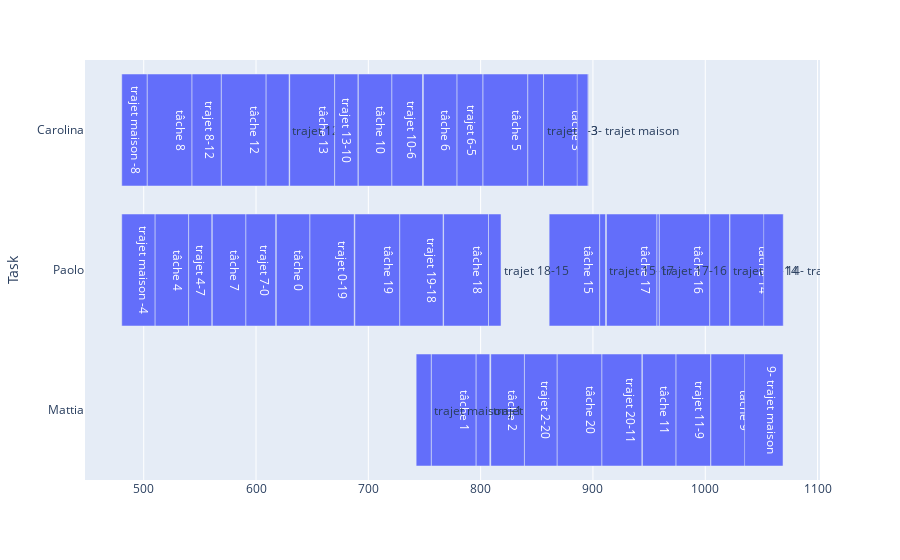

This figure's notebook cell:
### Code cell
import plotly.express as px
import pandas as pd

# plotting the working tasks
liste=[]
for i in range(number_of_ressources):
    for j in range(number_of_tasks):
        if round(x[(j,i)].x):
            start=int(s[j].x)
            end=(int(s[j].x)+tasks[L_tasks[j]].duration)
            liste.append(dict(Task=L_ressources[i], Start=start, Finish=end, Resource="executing task",J="tâche "+str(j)))

# plotting the transports
for a in range(number_of_tasks):
    for b in range(number_of_tasks):
        for j in range(number_of_ressources):
            if round(y[(j,a,b)].x):
                start=(int(s[a].x)+tasks[L_tasks[a]].duration)
                end=(start+distances[a][b]/v)
                liste.append(dict(Task=L_ressources[j], Start=start, Finish=end, Resource="moving",J="trajet "+str(a)+"-"+str(b)))

# plotting the first transport
for a in range(number_of_tasks):
    for j in range(number_of_ressources):
        if round(d[(j,a)].x):
            start=(s[a].x-distances_m[j][a]/v)
            end=s[a].x
            liste.append(dict(Task=L_ressources[j], Start=start, Finish=end, Resource="depart",J="trajet maison -"+str(a)))

# plotting the last transport
for a in range(number_of_tasks):
    for j in range(number_of_ressources):
        if round(f[(j,a)].x):
            start=(s[a].x + tasks[L_tasks[i]].duration)
            end=(start+ distances_m[j][a]/v)
            liste.append(dict(Task=L_ressources[j], Start=start, Finish=end, Resource="depart",J=str(a)+"- trajet maison"))

df = pd.DataFrame(liste)
df['delta'] = df['Finish'] - df['Start']

fig = px.timeline(df, x_start="Start", x_end="Finish", y="Task",text="J")

fig.layout.xaxis.type = 'linear'
fig.data[0].x = df.delta.tolist()
fig.show()

### Figure 1 — Plotly figure (JSON) as saved in the notebook; plotly's stock layout.template omitted (floating-point values rounded to 4 significant figures)
{"data": [{"alignmentgroup": "True", "base": [756, 809, 1005, 944, 868, 618, 510, 561, 1022, 861, 959, 912, 767, 688, 856, 802, 749, 503, 691, 569, 630, 648, 796, 839, 540, 842, 779, 591, 543, 721, 974, 609, 670, 906, 1004, 957, 807, 728, 908, 742.6, 480.4, 480.4, 886, 1035, 1052], "hovertemplate": "Start=%{base}<br>Finish=%{x}<br>Task=%{y}<br>J=%{text}<extra></extra>", "legendgroup": "", "marker": {"color": "#636efa"}, "name": "", "offsetgroup": "", "orientation": "h", "showlegend": false, "text": ["tâche 1", "tâche 2", "tâche 9", "tâche 11", "tâche 20", "tâche 0", "tâche 4", "tâche 7", "tâche 14", "tâche 15", "tâche 16", "tâche 17", "tâche 18", "tâche 19", "tâche 3", "tâche 5", "tâche 6", "tâche 8", "tâche 10", "tâche 12", "tâche 13", "trajet 0-19", "trajet 1-2", "trajet 2-20", "trajet 4-7", "trajet 5-3", "trajet 6-5", "trajet 7-0", "trajet 8-12", "trajet 10-6", "trajet 11-9", "trajet 12-13", "trajet 13-10", "trajet 15-17", "trajet 16-14", "trajet 17-16", "trajet 18-15", "trajet 19-18", "trajet 20-11", "trajet maison -1", "trajet maison -4", "trajet maison -8", "3- trajet maison", "9- trajet maison", "14- trajet maison"], "textposition": "auto", "type": "bar", "x": [40, 30, 40, 30, 40, 30, 30, 30, 40, 45, 45, 45, 40, 40, 40, 40, 30, 40, 30, 40, 40, 39.43, 12.17, 28.97, 20.58, 13.99, 22.91, 26.52, 25.99, 27.23, 30.71, 20.42, 20.72, 5.214, 17.63, 1.947, 11.14, 38.53, 35.51, 13.41, 29.55, 22.57, 9.407, 34.23, 17.44], "xaxis": "x", "y": ["Mattia", "Mattia", "Mattia", "Mattia", "Mattia", "Paolo", "Paolo", "Paolo", "Paolo", "Paolo", "Paolo", "Paolo", "Paolo", "Paolo", "Carolina", "Carolina", "Carolina", "Carolina", "Carolina", "Carolina", "Carolina", "Paolo", "Mattia", "Mattia", "Paolo", "Carolina", "Carolina", "Paolo", "Carolina", "Carolina", "Mattia", "Carolina", "Carolina", "Paolo", "Paolo", "Paolo", "Paolo", "Paolo", "Mattia", "Mattia", "Paolo", "Carolina", "Carolina", "Mattia", "Paolo"], "yaxis": "y"}], "layout": {"barmode": "overlay", "legend": {"tracegroupgap": 0}, "margin": {"t": 60}, "xaxis": {"anchor": "y", "domain": [0, 1], "type": "linear"}, "yaxis": {"anchor": "x", "domain": [0, 1], "title": {"text": "Task"}}}}
